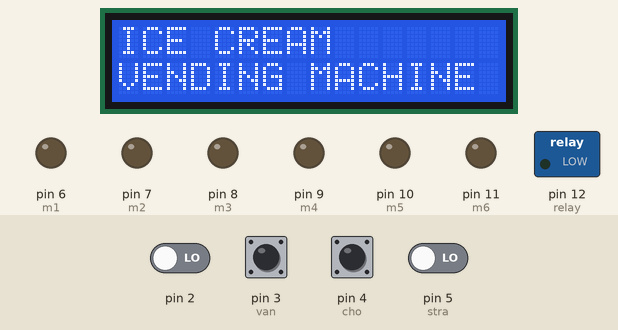
Recording of a sketch running on a simulated Arduino Uno, built with avr-gcc and run on an emulated ATmega328P. Shown: 16×2 character LCD, switched loads named in the sketch (green lamp = pin HIGH), output pins drawn as LEDs (lit = HIGH). Inputs (shaded band) come from the test bench; at power-on: pin 2, pin 3 (van), pin 4 (cho), pin 5 (stra) LOW. What the sketch prints to the serial monitor is not drawn.

Above: at 2.2 s.
2.3 s: pin 2 driven HIGH
At 3.5 s:
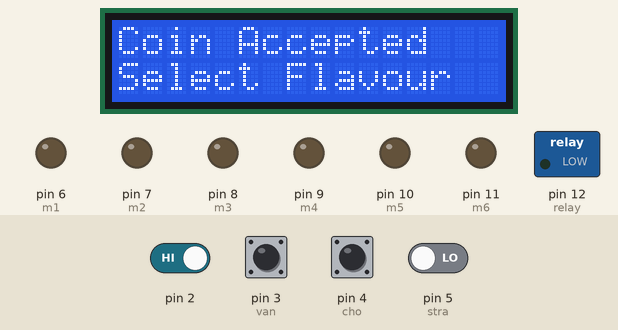
3.8 s: pin 3 (van) driven HIGH
At 4.3 s:
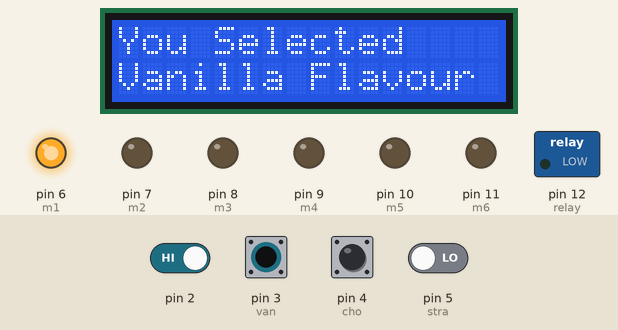
6.8 s: pin 3 (van) driven LOW
At 8.4 s:
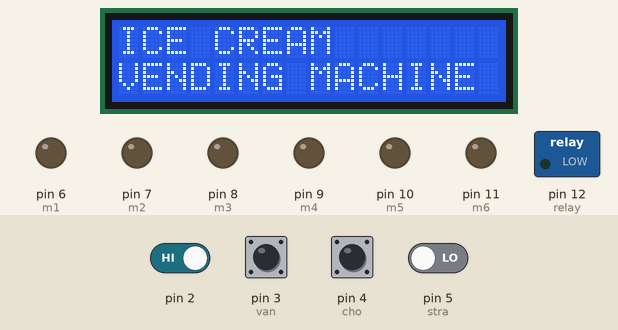
9.8 s: pin 3 (van) pulsed HIGH 2 times (0.12 s each, 0.3 s apart)
13.4 s: pin 4 (cho) pulsed HIGH 2 times (0.12 s each, 0.3 s apart)
Timing chart, 0 to 16.4 s (numbered marks = the images above; inputs shaded):
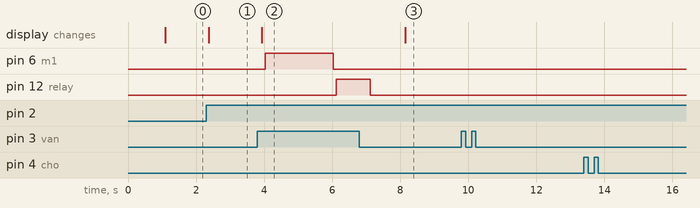

The sketch:

Icecreamcode.ino
```cpp
#include <Wire.h>
#include <LiquidCrystal_I2C.h> // need to install
const int coin = 2;
boolean insert = false;
volatile int pulse = 0;
unsigned long balance;
LiquidCrystal_I2C lcd(0x27, 16, 2);
int m;
int x;
int y;
int z;
int van=3;
int cho=4;
int stra=5;
int m1=6;
int m2=7;
int m3=8;
int m4=9;
int m5=10;
int m6=11;
int relay=12;
void setup() {
  // put your setup code here, to run once:
  Serial.begin(9600);
  lcd.init();
  //Turn on the backlight.
  lcd.backlight();
  pinMode(van, INPUT);
  pinMode(cho, INPUT);
  pinMode(stra, INPUT);
   pinMode(m1, OUTPUT);
   pinMode(m2, OUTPUT);
   pinMode(m3, OUTPUT);
   pinMode(m4, OUTPUT);
   pinMode(m5, OUTPUT);
   pinMode(m6, OUTPUT);
   pinMode(relay, OUTPUT);
  attachInterrupt(digitalPinToInterrupt(2), coinInterrupt, RISING);
  delay(1000);

}

void loop() {

  int a=digitalRead(van);

 if((a==1)&& (m==3))
{
   m=0;
  Serial.println("van");
    lcd.clear();
   lcd.setCursor(0,0 );
  lcd.print("You Selected");
  lcd.setCursor(0, 1);
  lcd.print("Vanilla Flavour");
  delay(100);
    digitalWrite(m1, HIGH);
    digitalWrite(m2, LOW);
    delay(2000);

     digitalWrite(m1, LOW);
      digitalWrite(m2, LOW);

      delay(100);
      digitalWrite(relay, HIGH);
      delay(1000);
      digitalWrite(relay, LOW);
      delay(1000);

}


  int c=digitalRead(stra);

  if((c==1)&& (m==3))
{

  Serial.println("str");
   lcd.clear();
   lcd.setCursor(0,0 );
  lcd.print("you selected");
  lcd.setCursor(0, 1);
  lcd.print("strawberry flavour");
  delay(100);
    digitalWrite(m3, LOW);
    digitalWrite(m4, HIGH);
    delay(2000);
     digitalWrite(m3, LOW);
      digitalWrite(m4, LOW);
  delay(100);
   delay(100);
      digitalWrite(relay, HIGH);
      delay(1000);
      digitalWrite(relay, LOW);
      delay(1000);


}


int b=digitalRead(cho);
if((b==1)&& (m==3))
{

 Serial.println("cho");
    lcd.clear();
   lcd.setCursor(0,0 );
  lcd.print("you selected");
  lcd.setCursor(0, 1);
  lcd.print("choco flavour");
  delay(100);
    digitalWrite(m5, LOW);
    digitalWrite(m6, HIGH);
    delay(2000);

     digitalWrite(m5, LOW);
      digitalWrite(m6, LOW);
      delay(100);
    delay(100);
      digitalWrite(relay, HIGH);
      delay(1000);
      digitalWrite(relay, LOW);
      delay(1000);

}


  // put your main code here, to run repeatedly:

 if ((a==0)&& (b==0)&& (c==0)&& (m==0))
{
  lcd.clear();
   lcd.setCursor(0,0 );
  lcd.print("ICE CREAM");
  lcd.setCursor(0, 1);
  lcd.print("VENDING MACHINE");
  delay(100);

  }
  Serial.print("m= ");
  Serial.println(m);

  if (insert) {
    insert = false;
    //Serial.println("coin detected!");

    Serial.println(coin);

    delay(10);


m=3;
x=0;
y=0;
z=0;
Serial.println("mhigh");
  }
  else if (m==3)
  {
    lcd.clear();
   lcd.setCursor(0,0 );
  lcd.print("Coin Accepted");
  lcd.setCursor(0, 1);
  lcd.print("Select Flavour");
  delay(100);
    }


}

//interrupt
void coinInterrupt() {
  pulse++ ;
  insert = true;
}
```

Measured:
- after the input at 2.3 s, the display: changes after 0.07 s (image 1)
- after the input at 3.8 s, pin 6 (m1): LOW → HIGH after 0.23 s, → LOW 2.0 s later; pin 12 (relay): LOW → HIGH after 2.3 s; the display: changes after 0.13 s (image 2)
- after the input at 6.8 s, the display: changes after 1.4 s (image 3)
- after the input at 9.8 s, every drawn part: stays the same
- after the input at 13.4 s, every drawn part: stays the same
